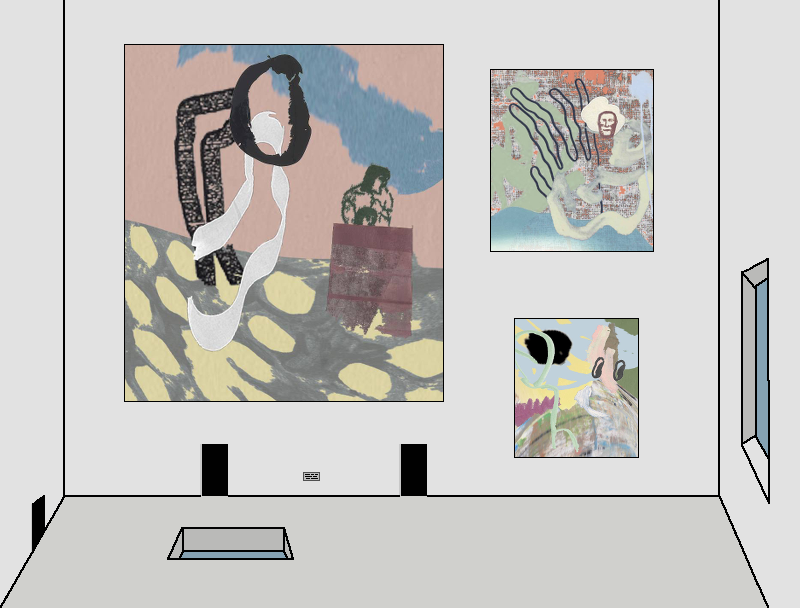

A 2D game scene composited from a Tiled map and its tileset images. What follows is a short description and the map's XML, with each tile layer's data collapsed to a summary:
An orthogonal 50x38 tile map with 16x16 px tiles, 1 tile layer (Tile Layer 1) and 9 objects (7x door, 2x sign).

<map version="1.0" orientation="orthogonal" renderorder="right-down" width="50" height="38" tilewidth="16" tileheight="16" nextobjectid="25">
 <tileset firstgid="1" name="viewing2" tilewidth="16" tileheight="16">
  <image source="viewing2.png" width="800" height="608" />
 </tileset>
 <layer name="Tile Layer 1" width="50" height="38">
  <data>[1900 cells, 1900 non-empty, 1900 distinct tile ids]</data>
 </layer>
 <objectgroup name="Object Layer 1">
  <object id="9" name="door" gid="1703" x="32" y="560" width="16" height="16">
   <properties>
    <property name="targetTilemap" value="viewingHorse" />
    <property name="type" value="door" />
   </properties>
  </object>
  <object id="13" name="door" gid="1653" x="32" y="544" width="16" height="16">
   <properties>
    <property name="targetTilemap" value="viewingHorse" />
    <property name="type" value="door" />
   </properties>
  </object>
  <object id="15" name="door" gid="1526" x="400" y="496" width="16" height="16">
   <properties>
    <property name="targetTilemap" value="viewing1" />
    <property name="type" value="door" />
   </properties>
  </object>
  <object id="16" name="door" gid="1527" x="416" y="496" width="16" height="16">
   <properties>
    <property name="targetTilemap" value="viewing1" />
    <property name="type" value="door" />
   </properties>
  </object>
  <object id="19" name="door" gid="1513" x="192" y="496" width="16" height="16">
   <properties>
    <property name="targetTilemap" value="viewingFilm2" />
    <property name="type" value="door" />
   </properties>
  </object>
  <object id="20" name="door" gid="1514" x="208" y="496" width="16" height="16">
   <properties>
    <property name="targetTilemap" value="viewingFilm2" />
    <property name="type" value="door" />
   </properties>
  </object>
  <object id="21" name="door" gid="1515" x="224" y="496" width="16" height="16">
   <properties>
    <property name="targetTilemap" value="viewingFilm2" />
    <property name="type" value="door" />
   </properties>
  </object>
  <object id="23" name="sign" gid="1470" x="304" y="480" width="16" height="16">
   <properties>
    <property name="type" value="sign" />
   </properties>
  </object>
  <object id="24" name="sign" gid="1520" x="304" y="496" width="16" height="16">
   <properties>
    <property name="type" value="sign" />
   </properties>
  </object>
 </objectgroup>
</map>
